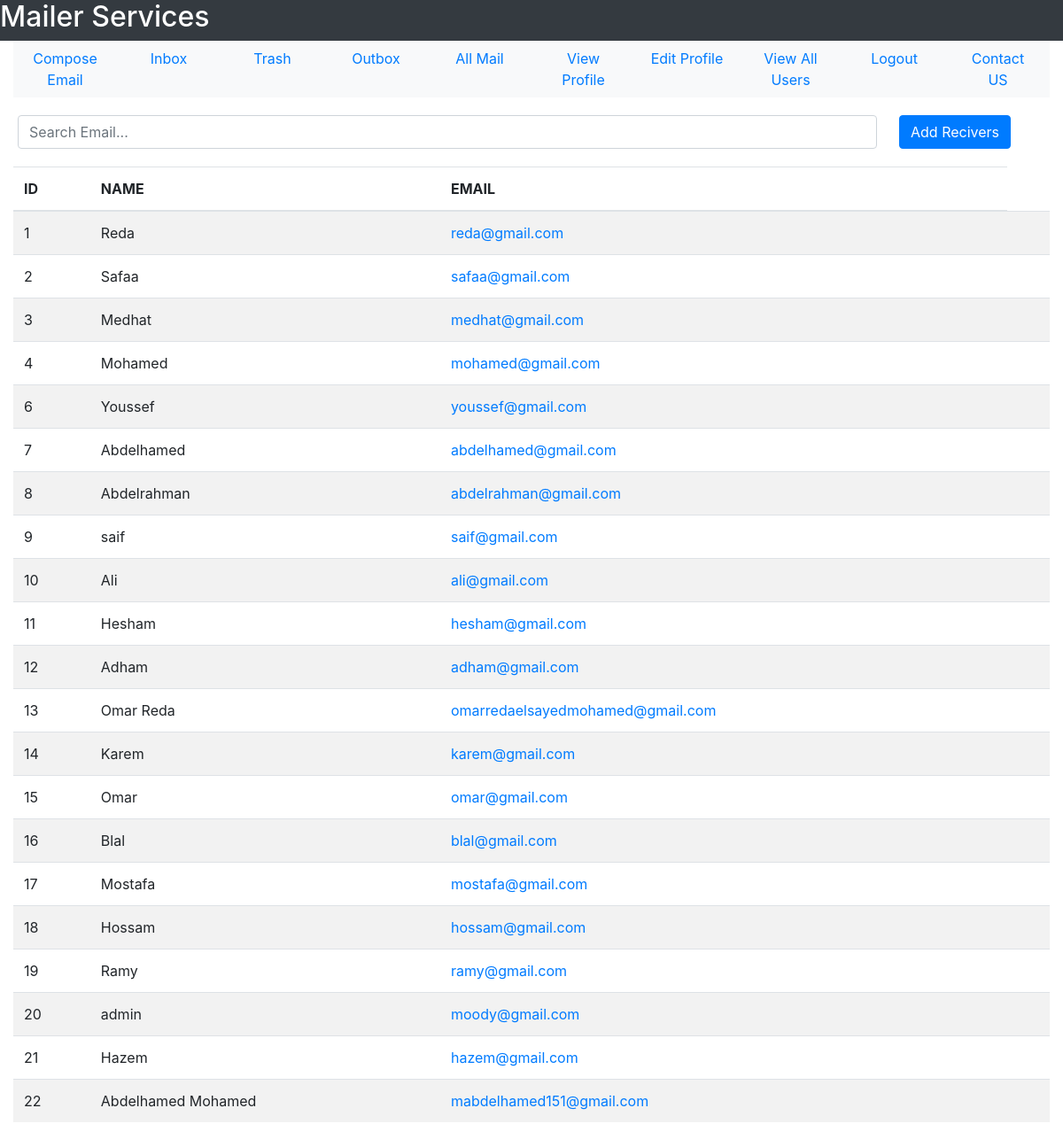
Page /All-Users (signed in) on the committed database.
### tables this page shows
CREATE TABLE user(user_id INTEGER PRIMARY KEY, user_name TEXT NOT NULL, user_email TEXT NOT NULL, user_password TEXT  NOT NULL, user_gender TEXT NOT NULL, user_date_of_birth TEXT NOT NULL, user_city TEXT NOT NULL, user_country TEXT NOT NULL, user_contact INTEGER, user_account_creation_date TEXT NOT NULL, user_active INTEGER DEFAULT 0 CHECK(user_active == 1 OR user_active == 0), visits INTEGER DEFAULT 0, UNIQUE(user_email));

### User/User_Profile/user.py (the view)
@user_profile_bp.route('/All-Users')
def view_all_users():
    if check_authentication() == False:
        return redirect(url_for('forms_bp.login_form_page'))
    sqlite_connection = sqlite3.connect('Mail_DB.db')
    select_allusers_query = """SELECT user_id , user_name, user_email FROM user WHERE user_id != ?;"""
    allUsers = sqlite_connection.execute(
        select_allusers_query, (get_user_id(session["email"]),)).fetchall()
    sqlite_connection.close()
    return render_template("User_Profile/allUsers.html", allUsers=allUsers, user_mail=session["email"])

### Forms/forms.py (called while the page is built)
def check_authentication():
    if session.get('email') == None:
        return False
    return True

### User/User_Mail/user_mail.py (called while the page is built)
def get_user_id(user_email):
    sqlite_connection = sqlite3.connect('MAIL_DB.db')
    select_user_query = """SELECT user_id FROM user WHERE user_email = ?;"""
    select_user_query_data = (user_email,)
    user_record = sqlite_connection.execute(
        select_user_query, select_user_query_data)
    user_id = 0
    for data in user_record:
        user_id = data[0]
    sqlite_connection.close()
    return user_id

### User/User_Profile/templates/User_Profile/allUsers.html (shortened to what this page needs)
<!DOCTYPE html>
<html lang = "en">
    <head>
        <link rel="stylesheet" href="https://maxcdn.bootstrapcdn.com/bootstrap/4.5.2/css/bootstrap.min.css">
    </head>
    <body>
        <div class = "container-fluid">
        <div class = "row bg-dark text-white">
            <h2>Mailer Services</h2>
        </div>
        <div>
            <ul class = "nav nav-justified bg-light">
                <li class = 'nav-item'>
                    <a href = "{{url_for('user_mail_bp.compose_email')}}" class = 'nav-link'>Compose Email</a>
                </li>
                <li class = 'nav-item'>
                    <a href = "{{url_for('user_mail_bp.see_inbox')}}" class = 'nav-link'>Inbox</a>
                </li>
                <li class = 'nav-item'>
                    <a href = "{{url_for('user_mail_bp.trash')}}" class = 'nav-link'>Trash</a>
                </li>
                <li class = 'nav-item'>
                    <a href = "{{url_for('user_mail_bp.see_outbox')}}" class = 'nav-link'>Outbox</a>
                </li>
                <li class = 'nav-item'>
                    <a href = "{{url_for('user_mail_bp.see_all_mail')}}" class = 'nav-link'>All Mail</a>
                </li>
                <li class = 'nav-item'>
                    <a href = "{{url_for('user_profile_bp.view_profile')}}" class = 'nav-link'>View Profile</a>
                </li>
                <li class = 'nav-item'>
                    <a href = "{{url_for('user_profile_bp.edit_profile_form')}}" class = 'nav-link'>Edit Profile</a>
                </li>
                <li class = 'nav-item'>
                    <a href = "{{url_for('user_profile_bp.view_all_users')}}" class = 'nav-link'>View All Users</a>
                </li>
                <li class = 'nav-item'>
                    <a href = "{{url_for('user_profile_bp.logout')}}" class = 'nav-link'>Logout</a>
                </li>
                <li class = 'nav-item'>
                    <a href = "{{url_for('user_profile_bp.contact_us')}}" class = 'nav-link'>Contact US</a>
                </li>
            </ul>
        </div>
        <div class = "row">
            <div class = "col-10">
                <input type = "text" class = "form-control" id = "userInput" placeholder = "Search Email..." style = "margin-top: 20px;margin-bottom: 20px;">
            </div>
            <div class = "col-2">
                <button class = "btn btn-primary" id = "addReceiversButton" style = "margin-top: 20px;">Add Recivers</button>
            </div>
        </div>
        <table class = "table table-striped">
            <thead>
            <tr>
                <th>ID</th>
                <th>NAME</th>
                <th>EMAIL</th>
            </tr>
            </thead>
            <tbody>
            {%for user in allUsers:%}
                <tr id = "row">
                    <td id = "userID">{{user[0]}}</td>
                    <td id = "userName">{{user[1]}}</td>
                    <td><a id = "userMail" href = "{{url_for('user_mail_bp.compose_to_email', user_mail = user[2])}}">{{user[2]}}</a></td>
                    <td><button class = "btn btn-primary btn-sm" id = "addBtns" style = "display: none;">Add</button></td>
                </tr>
            {%endfor%}
            </tbody>
        </table>
        <div>
        <table style = "height: 100px;">
            <tr>
                <td>
                </td>
                <td>
                </td>
                <td>
                </td>
                <td>
                </td>
                </tr>
        </table>
        </div>
        </div>
    </body>
    </html>

### User/User_Profile/templates/User_Profile/allUsers.html (style rules this page uses)
.form-control { margin: 5px; }

### rows in the picture
user: user_id "1", user_name "Reda", user_email "reda@gmail.com"
user: user_id "2", user_name "Safaa", user_email "safaa@gmail.com"
user: user_id "3", user_name "Medhat", user_email "medhat@gmail.com"
user: user_id "4", user_name "Mohamed", user_email "mohamed@gmail.com"
user: user_id "6", user_name "Youssef", user_email "youssef@gmail.com"
user: user_id "7", user_name "Abdelhamed", user_email "abdelhamed@gmail.com"
user: user_id "8", user_name "Abdelrahman", user_email "abdelrahman@gmail.com"
user: user_id "9", user_name "saif", user_email "saif@gmail.com"
user: user_id "10", user_name "Ali", user_email "ali@gmail.com"
user: user_id "11", user_name "Hesham", user_email "hesham@gmail.com"
user: user_id "12", user_name "Adham", user_email "adham@gmail.com"
user: user_id "13", user_name "Omar Reda", user_email "omarredaelsayedmohamed@gmail.com"
user: user_id "14", user_name "Karem", user_email "karem@gmail.com"
user: user_id "15", user_name "Omar", user_email "omar@gmail.com"
user: user_id "16", user_name "Blal", user_email "blal@gmail.com"
user: user_id "17", user_name "Mostafa", user_email "mostafa@gmail.com"
user: user_id "18", user_name "Hossam", user_email "hossam@gmail.com"
user: user_id "19", user_name "Ramy", user_email "ramy@gmail.com"
user: user_id "20", user_name "admin", user_email "moody@gmail.com"
user: user_id "21", user_name "Hazem", user_email "hazem@gmail.com"
user: user_id "22", user_name "Abdelhamed Mohamed", user_email "mabdelhamed151@gmail.com"
